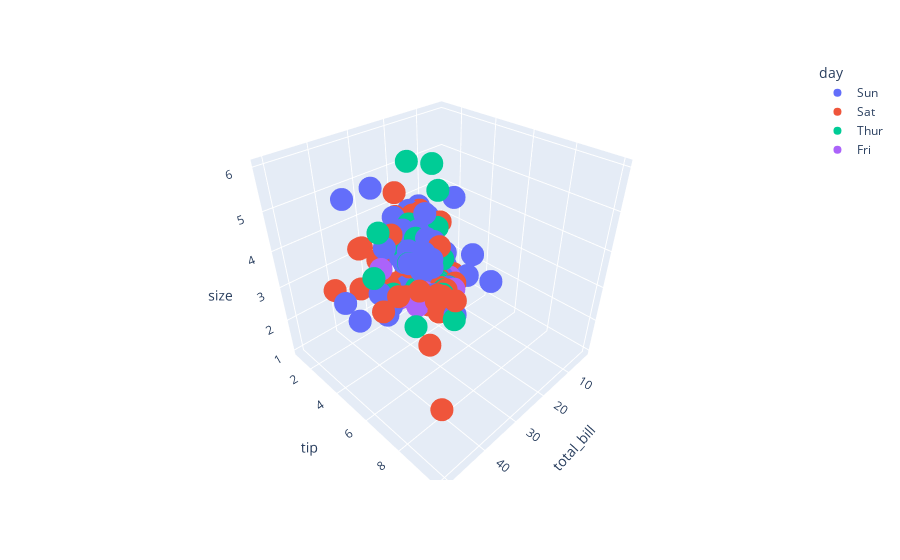

Here is the notebook cell this chart was saved with:
### Code cell
px.scatter_3d(tips, x= 'total_bill', y= 'tip', z= 'size', color= 'day')
